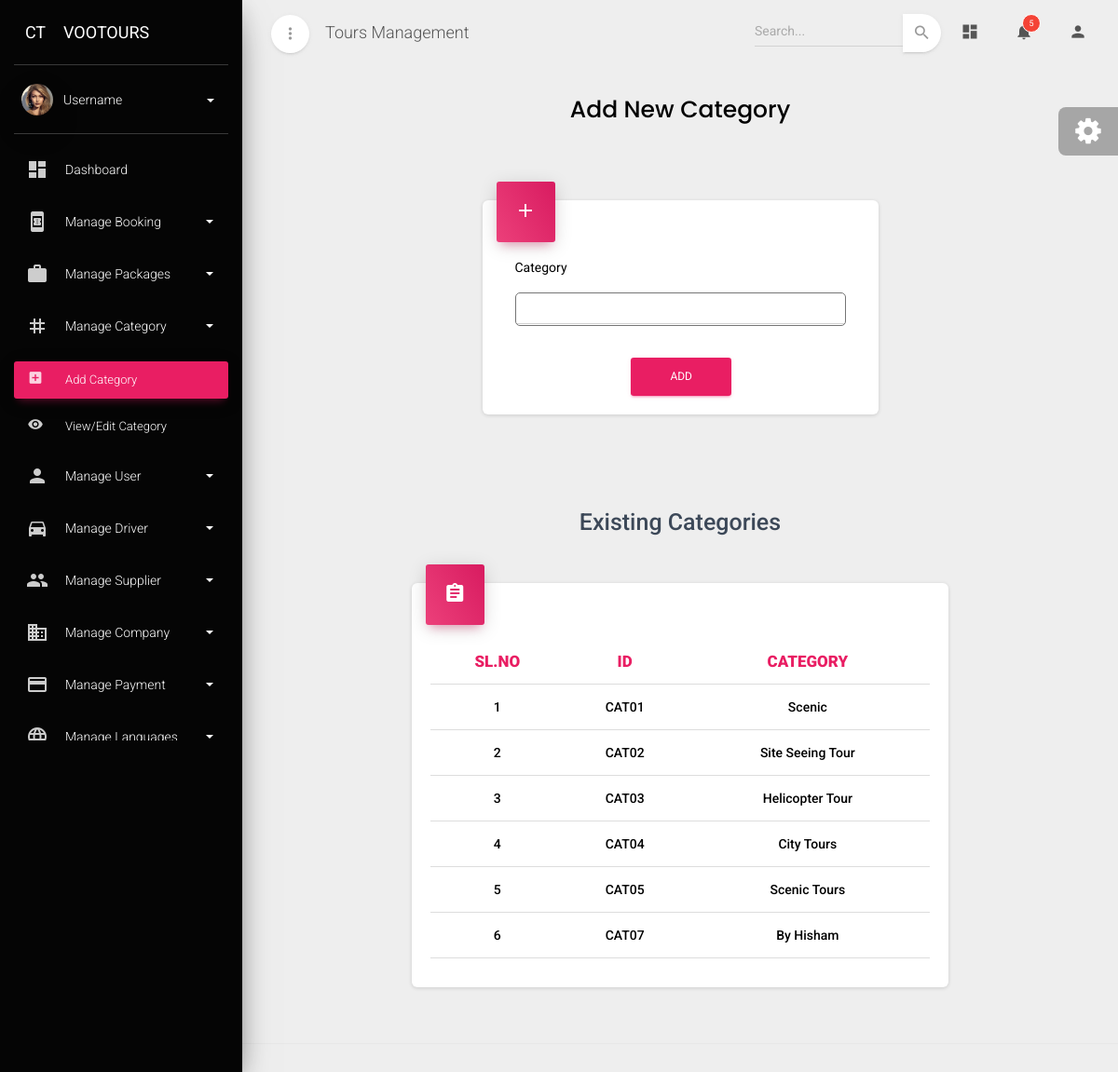
Screenshot of /addcategory with the database file from the repository.
### admin_dashboard/models.py (models this page shows, shortened)
class Category(models.Model):
    category_id=models.CharField(max_length=10, primary_key=True, editable=False)
    category_name=models.CharField(max_length=30,unique=True)

### admin_dashboard/views.py (the view)
# urls.py: path('addcategory',addcategory_view,name="add_category"),
def addcategory_view(request):
    try:
        if request.method=='POST':
            form=Category_form(request.POST)
            if form.is_valid():
                form.save()
                data=Category.objects.all().values('category_id', 'category_name')
                category_list=list(data)
                return JsonResponse({'success':True,'category':category_list})
            else:
                return JsonResponse({'successs':False,'errors':form.errors})
        else:
            form=Category_form()
            data=Category.objects.all()
            return render(request,'addcategory.html',{'form':form,'data':data})
    except Exception as e:
        return JsonResponse({'success':False,'error':str(e)},status=500)

### admin_dashboard/forms.py
class Category_form(forms.ModelForm):
    class Meta:
        model=Category
        fields='__all__'
        widgets = {
                'category_name': forms.TextInput(attrs={
                    'class': 'form-control border border-secondary pl-2 pr-2',
                    'style': 'font-size: 17px;border-radius:5px;'
                }),
        }

### admin_dashboard/templates/addcategory.html (shortened to what this page needs)
{% extends "base.html" %}
{% block content %}
<div class="content">
    <div class="container-fluid">
        <div class="row text-center">
            <h3 class="font-weight-bold" style="font-family:poppins,serif;color:#000;">Add New Category</h3>
        </div>
        <div class="row mt-4">
            <div class="col-3"></div>
            <div class="col-lg-6 col-md-12 col-md-12 pt-3 text-black">
                <div class="card">
                    <div class="card-header card-header-rose card-header-icon">
                        <div class="card-icon">
                            <i class="material-icons">add</i>
                        </div>
                    </div>
                    <div class="card-body">
                        <form class="form-horizontal text-black" enctype="multipart/form-data" action="{% url 'add_category' %}" method="post" id="cat-form">
                            <div class="text-black align-items-center">
                                <div class="col-md-12">
                                    <label for="exampleEmail" class="bmd-label-floating text-bold text-black">Category</label>
                                    <div class="form-group">
                                        {{ form.category_name }}
                                    </div>
                                </div>
                            </div>
                            <div class="row">
                                <div class="col-4"></div>
                                <div class="col-lg-4 col-md-4 col-12">
                                    <button class="btn btn-square btn-rose w-100 mt-4" type="submit">ADD</button>
                                </div>
                                <div class="col-4"></div>
                            </div>
                        </form>
                    </div>
                </div>
            </div>
            <div class="col-3"></div>
            <div class="container mt-5">
                <div class="row">
                    <div class="col-2"></div>
                    <div class="col-lg-8 col-md-12 col-md-12">
                        <h3 class="card-title text-center mb-5" style="font-weight: 500;">Existing Categories</h3>
                        <div class="card">
                            <div class="card-header card-header-rose card-header-icon">
                                <div class="card-icon">
                                    <i class="material-icons">assignment</i>
                                </div>
                            </div>
                            <div class="card-body">
                                <div class="table-responsive">
                                    <table class="table" id="cat-table">
                                        <thead>
                                            <tr>
                                                <th class="text-center text-rose" style="font-weight: 900;">SL.NO</th>
                                                <th class="text-center text-rose" style="font-weight: 900;">ID</th>
                                                <th class="text-center text-rose" style="font-weight: 900;">CATEGORY</th>
                                            </tr>
                                        </thead>
                                        <tbody>
                                            {% for i in data %}
                                                <tr>
                                                    <td class="text-center" style="font-weight: 500;">{{ forloop.counter }}</td>
                                                    <td class="text-center text-capitalize" style="font-weight: 500;">{{ i.category_id }}</td>
                                                    <td class="text-center text-capitalize" style="font-weight: 500;">{{ i.category_name }}</td>
                                                </tr>
                                            {% endfor %}
                                        </tbody>
                                    </table>
                                </div>
                            </div>
                        </div>
                    </div>
                    <div class="col-2"></div>
                </div>
            </div>
        </div>
    </div>
</div>
{% endblock content %}

### rows the page displays
Category: category_id "CAT01", category_name "Scenic"
Category: category_id "CAT02", category_name "Site Seeing Tour"
Category: category_id "CAT03", category_name "Helicopter Tour"
Category: category_id "CAT04", category_name "City Tours"
Category: category_id "CAT05", category_name "Scenic Tours"
Category: category_id "CAT07", category_name "By Hisham"
